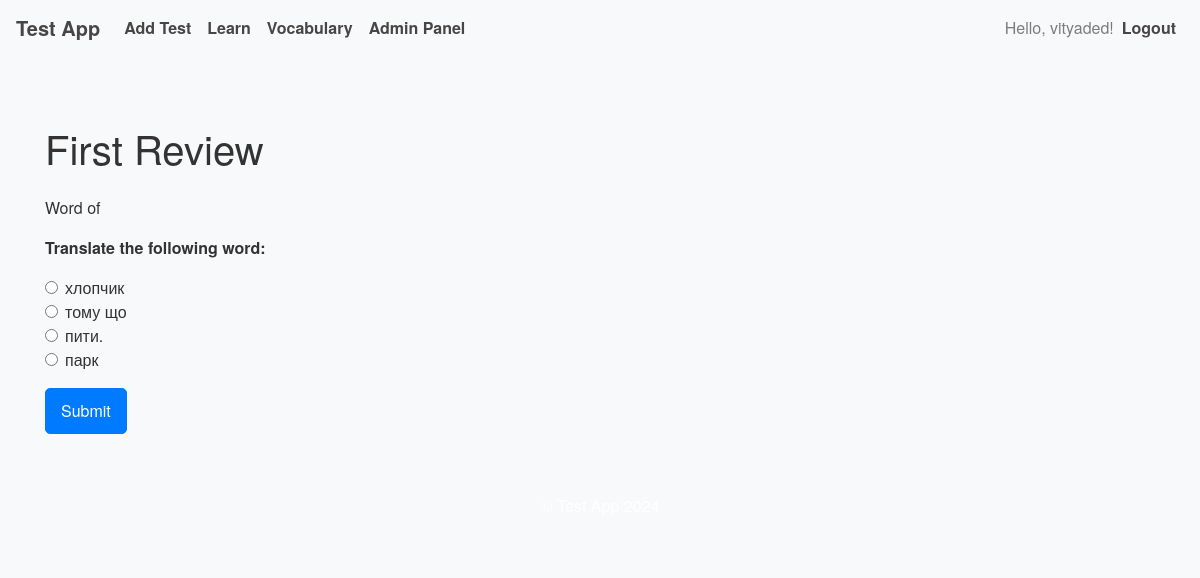
Screenshot of /review/first (signed in) with the database file from the repository.
### app.py (models this page shows, shortened)
class User(UserMixin, db.Model):
    __tablename__ = 'user'  # Explicitly specify table name
    id = db.Column(db.Integer, primary_key=True)
    username = db.Column(db.String(150), nullable=False, unique=True)
    password = db.Column(db.String(200), nullable=False)
    is_admin = db.Column(db.Boolean, default=False)
    test_results = db.relationship('TestResult', backref='user', lazy=True)
    tests_created = db.relationship('Test', backref='creator', lazy=True)
    vocabulary = db.relationship('Vocabulary', backref='user', lazy=True)

class Vocabulary(db.Model):
    id = db.Column(db.Integer, primary_key=True)
    word = db.Column(db.String(150), nullable=False)
    translation = db.Column(db.String(150), nullable=False)
    pronunciation_url = db.Column(db.String(200), nullable=True)
    user_id = db.Column(db.Integer, db.ForeignKey('user.id'), nullable=False)
    next_review = db.Column(db.DateTime, nullable=False, default=datetime.utcnow)
    interval = db.Column(db.Float, nullable=False, default=0)  # Interval in days
    ease_factor = db.Column(db.Float, nullable=False, default=2.5)  # Default ease factor
    learning_stage = db.Column(db.Integer, nullable=False, default=0)  # 0: New, 1: First Step, 2: Second Step, 3: Learned

### app.py (the view)
@app.route('/review/first')
@login_required
def first_review():
    vocab_words = Vocabulary.query.filter_by(user_id=current_user.id).all()
    if not vocab_words:
        return jsonify({'error': 'No vocabulary words found'}), 404
    selected_word = random.choice(vocab_words)
    correct_translation = selected_word.translation
    other_words = [word.translation for word in vocab_words if word.id != selected_word.id]
    if len(other_words) < 3:
        return jsonify({'error': 'Not enough vocabulary words to generate options'}), 400
    incorrect_options = random.sample(other_words, 3)
    options = incorrect_options + [correct_translation]
    random.shuffle(options)
    return render_template('first_review.html', word=selected_word.word, options=options, correct_translation=correct_translation)

### app.py (called while the page is built)
@login_manager.user_loader
def load_user(user_id):
    return db.session.get(User, int(user_id))

@app.context_processor
def inject_csrf_token():
    return dict(csrf_token=generate_csrf())

### templates/first_review.html (shortened to what this page needs)
{% extends "base.html" %}
{% block content %}
  <h1 class="my-4">First Review</h1>
  <p>Word {{ current_word_number }} of {{ total_words }}</p>
  <p><strong>Translate the following word:</strong> {{ question }}</p>
  <form method="post">
    {% for option in options %}
      <div class="form-check">
        <input class="form-check-input" type="radio" name="answer" id="option{{ loop.index }}" value="{{ option }}">
        <label class="form-check-label" for="option{{ loop.index }}">
          {{ option }}
        </label>
      </div>
    {% endfor %}
    <button type="submit" class="btn btn-primary mt-3">Submit</button>
  </form>
{% endblock %}

### templates/base.html (shortened to what this page needs)
<!DOCTYPE html>
<html lang="en">
<head>
  <link rel="stylesheet" href="https://stackpath.bootstrapcdn.com/bootstrap/4.5.2/css/bootstrap.min.css">
  <link rel="stylesheet" href="{{ url_for('static', filename='styles.css') }}">
</head>
<body>
  <nav class="navbar navbar-expand-lg navbar-light bg-light">
    <a class="navbar-brand" href="{{ url_for('index') }}">Test App</a>
    <div class="collapse navbar-collapse" id="navbarNav">
      <ul class="navbar-nav mr-auto">
        {% if current_user.is_authenticated %}
          <li class="nav-item">
            <a class="nav-link" href="{{ url_for('add_test') }}">Add Test</a>
          </li>
          <li class="nav-item">
            <a class="nav-link" href="{{ url_for('learn_test', test_id=1) }}">Learn</a>
          </li>
          <li class="nav-item">
            <a class="nav-link" href="{{ url_for('my_vocabulary') }}">Vocabulary</a>
          </li>
          {% if current_user.is_admin %}
            <li class="nav-item">
              <a class="nav-link" href="{{ url_for('admin_panel') }}">Admin Panel</a>
            </li>
          {% endif %}
        {% endif %}
      </ul>
      <ul class="navbar-nav ml-auto">
        {% if current_user.is_authenticated %}
          <li class="nav-item">
            <span class="navbar-text">Hello, {{ current_user.username }}!</span>
          </li>
          <li class="nav-item">
            <a class="nav-link" href="{{ url_for('logout') }}">Logout</a>
          </li>
        {% endif %}
      </ul>
    </div>
  </nav>
  <div class="container mt-4">
    {% block content %}{% endblock %}
  </div>
  <footer class="bg-light text-center py-3 mt-4">
    <p>© Test App 2024</p>
  </footer>
</body>
</html>

### static/styles.css (style rules this page uses)
body { font-family: 'Helvetica Neue', Arial, sans-serif; background-color: #f8f9fa; color: #333; }
.navbar { background-color: #007bff; }
.navbar-brand, .nav-link { color: rgb(71, 69, 69) !important; font-weight: bold; }
.container { padding-top: 20px; padding-bottom: 20px; }
.btn { font-size: 1rem; padding: 10px 15px; border-radius: 5px; }
.btn-primary { background-color: #007bff; border-color: #007bff; }
footer { background-color: #007bff; color: white; padding: 20px 0; text-align: center; }

### rows the page displays
User: username "vityaded"
Vocabulary: translation "хлопчик"
Vocabulary: translation "тому що"
Vocabulary: translation "пити."
Vocabulary: translation "парк"
